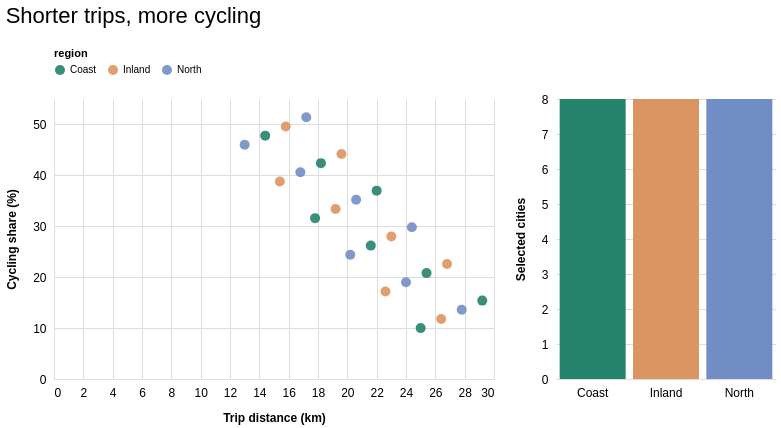

Vega-Lite specification for this chart:
### Vega-Lite specification from a JSON file in a GitHub repository (floating-point values rounded to 4 significant figures)
{"$schema": "https://vega.github.io/schema/vega-lite/v6.json", "title": "Shorter trips, more cycling", "description": "Synthetic linked views. Brush points to filter the summary; wheel to zoom the axes.", "data": {"values": [{"city": "City 1", "region": "Coast", "cycling": 10, "distance": 25}, {"city": "City 2", "region": "Inland", "cycling": 11.8, "distance": 26.4}, {"city": "City 3", "region": "North", "cycling": 13.6, "distance": 27.8}, {"city": "City 4", "region": "Coast", "cycling": 15.4, "distance": 29.2}, {"city": "City 5", "region": "Inland", "cycling": 17.2, "distance": 22.6}, {"city": "City 6", "region": "North", "cycling": 19, "distance": 24}, {"city": "City 7", "region": "Coast", "cycling": 20.8, "distance": 25.4}, {"city": "City 8", "region": "Inland", "cycling": 22.6, "distance": 26.8}, {"city": "City 9", "region": "North", "cycling": 24.4, "distance": 20.2}, {"city": "City 10", "region": "Coast", "cycling": 26.2, "distance": 21.6}, {"city": "City 11", "region": "Inland", "cycling": 28, "distance": 23}, {"city": "City 12", "region": "North", "cycling": 29.8, "distance": 24.4}, {"city": "City 13", "region": "Coast", "cycling": 31.6, "distance": 17.8}, {"city": "City 14", "region": "Inland", "cycling": 33.4, "distance": 19.2}, {"city": "City 15", "region": "North", "cycling": 35.2, "distance": 20.6}, {"city": "City 16", "region": "Coast", "cycling": 37, "distance": 22}, {"city": "City 17", "region": "Inland", "cycling": 38.8, "distance": 15.4}, {"city": "City 18", "region": "North", "cycling": 40.6, "distance": 16.8}, {"city": "City 19", "region": "Coast", "cycling": 42.4, "distance": 18.2}, {"city": "City 20", "region": "Inland", "cycling": 44.2, "distance": 19.6}, {"city": "City 21", "region": "North", "cycling": 46, "distance": 13}, {"city": "City 22", "region": "Coast", "cycling": 47.8, "distance": 14.4}, {"city": "City 23", "region": "Inland", "cycling": 49.6, "distance": 15.8}, {"city": "City 24", "region": "North", "cycling": 51.4, "distance": 17.2}]}, "hconcat": [{"width": 440, "height": 280, "params": [{"name": "brush", "select": {"type": "interval"}}, {"name": "zoom", "select": {"type": "interval", "encodings": ["x", "y"], "on": "[mousedown[event.shiftKey], window:mouseup] > window:mousemove!", "translate": "[mousedown[event.shiftKey], window:mouseup] > window:mousemove!"}, "bind": "scales"}], "mark": {"type": "circle", "size": 100, "tooltip": true}, "encoding": {"x": {"field": "distance", "type": "quantitative", "axis": {"title": "Trip distance (km)"}}, "y": {"field": "cycling", "type": "quantitative", "axis": {"title": "Cycling share (%)"}}, "color": {"field": "region", "type": "nominal", "legend": {"orient": "top"}}, "opacity": {"condition": {"param": "brush", "value": 0.9}, "value": 0.2}}}, {"width": 220, "height": 280, "transform": [{"filter": {"param": "brush"}}], "mark": {"type": "bar", "tooltip": true}, "encoding": {"x": {"field": "region", "type": "nominal", "axis": {"title": null, "labelAngle": 0}}, "y": {"aggregate": "count", "type": "quantitative", "axis": {"title": "Selected cities"}}, "color": {"field": "region", "type": "nominal", "legend": {"orient": "top"}}}}], "config": {"view": {"stroke": null}, "axis": {"domain": false, "ticks": false, "labelPadding": 8, "titlePadding": 14, "labelFontSize": 12, "titleFontSize": 12}, "title": {"anchor": "start", "fontSize": 22, "fontWeight": 500, "offset": 20}, "range": {"category": ["#26836b", "#db9562", "#718ec4", "#b896bf"]}}}
